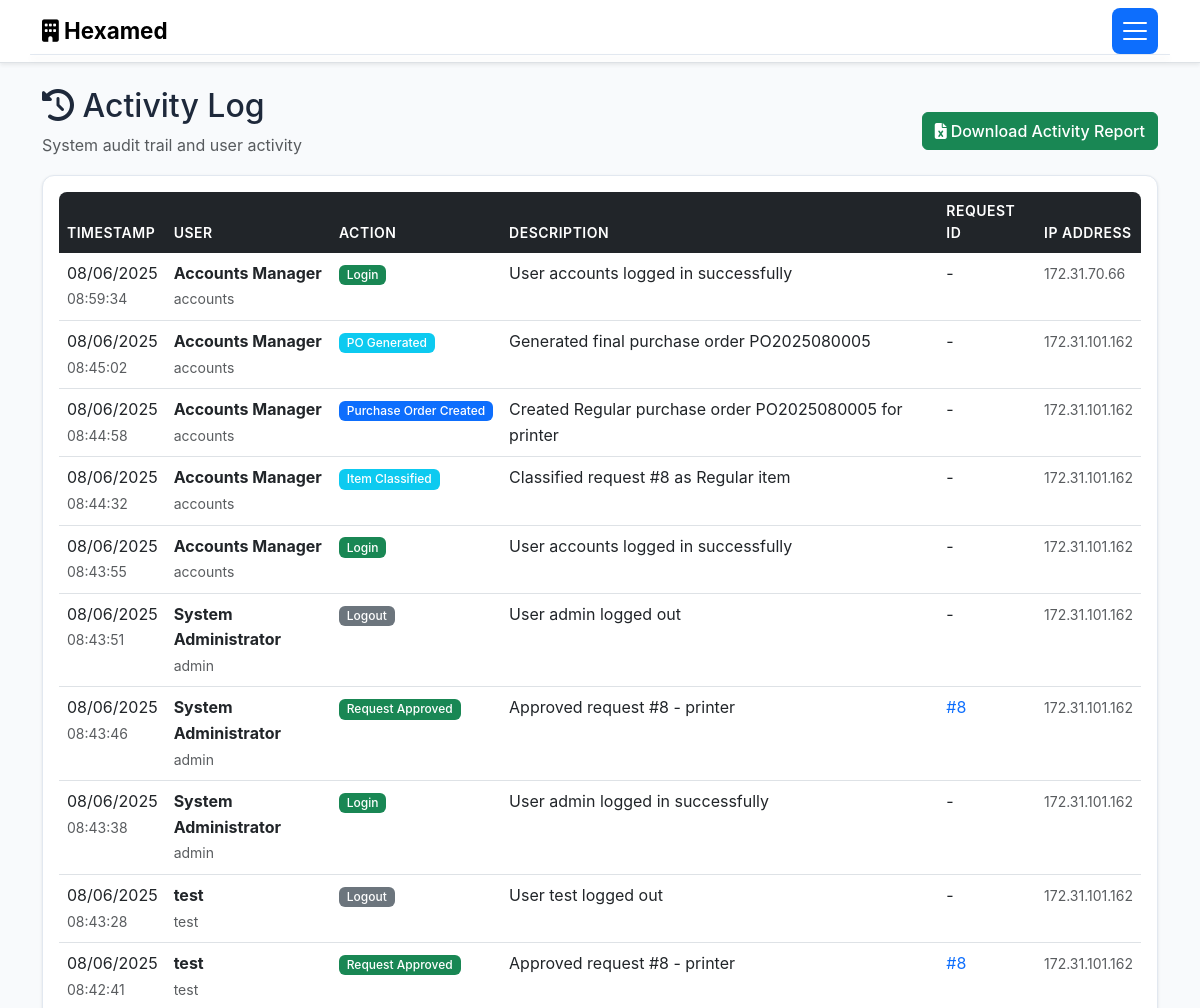
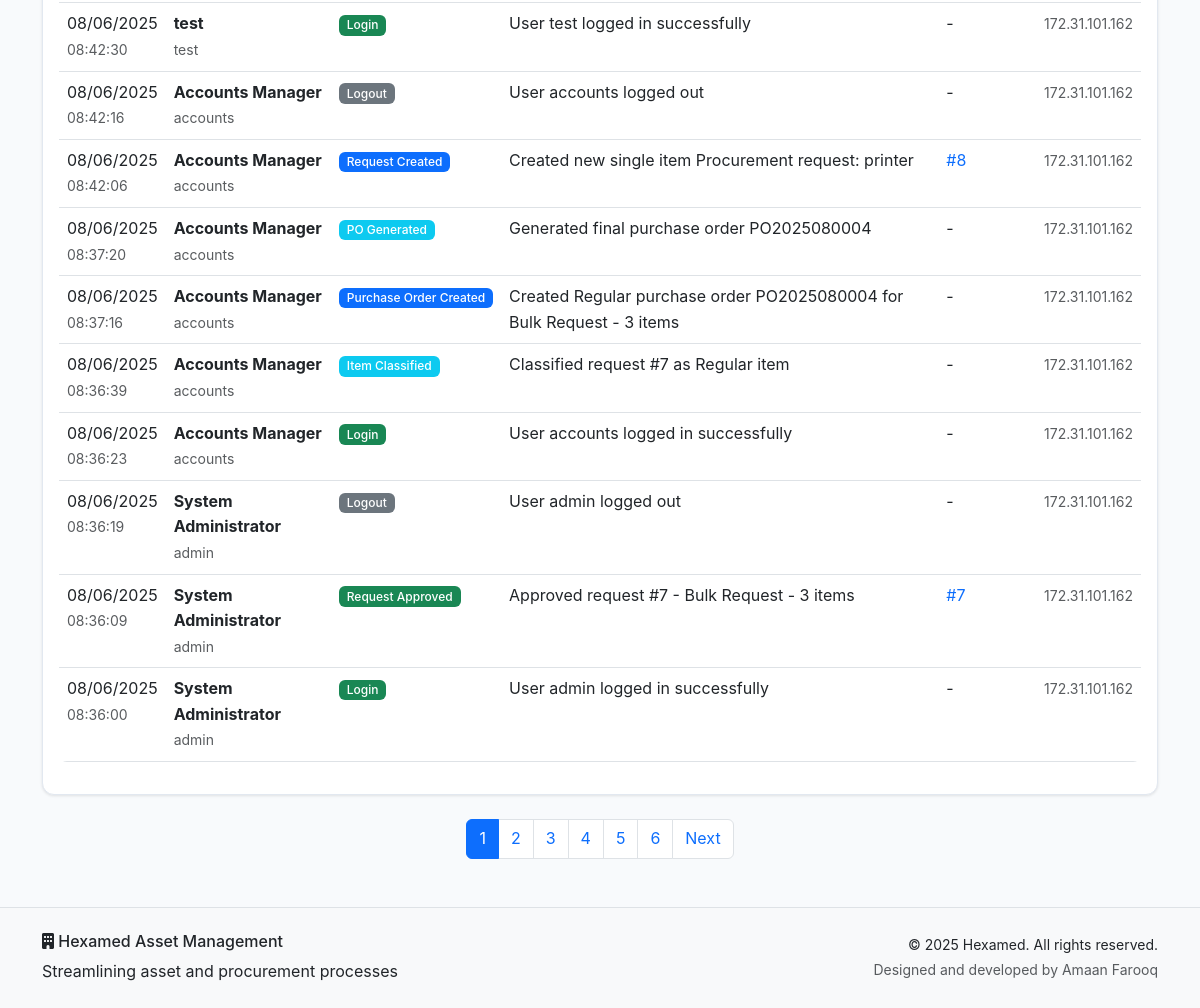
/activity (signed in), run on an earlier commit of the app's database (2 pictures, top to bottom).
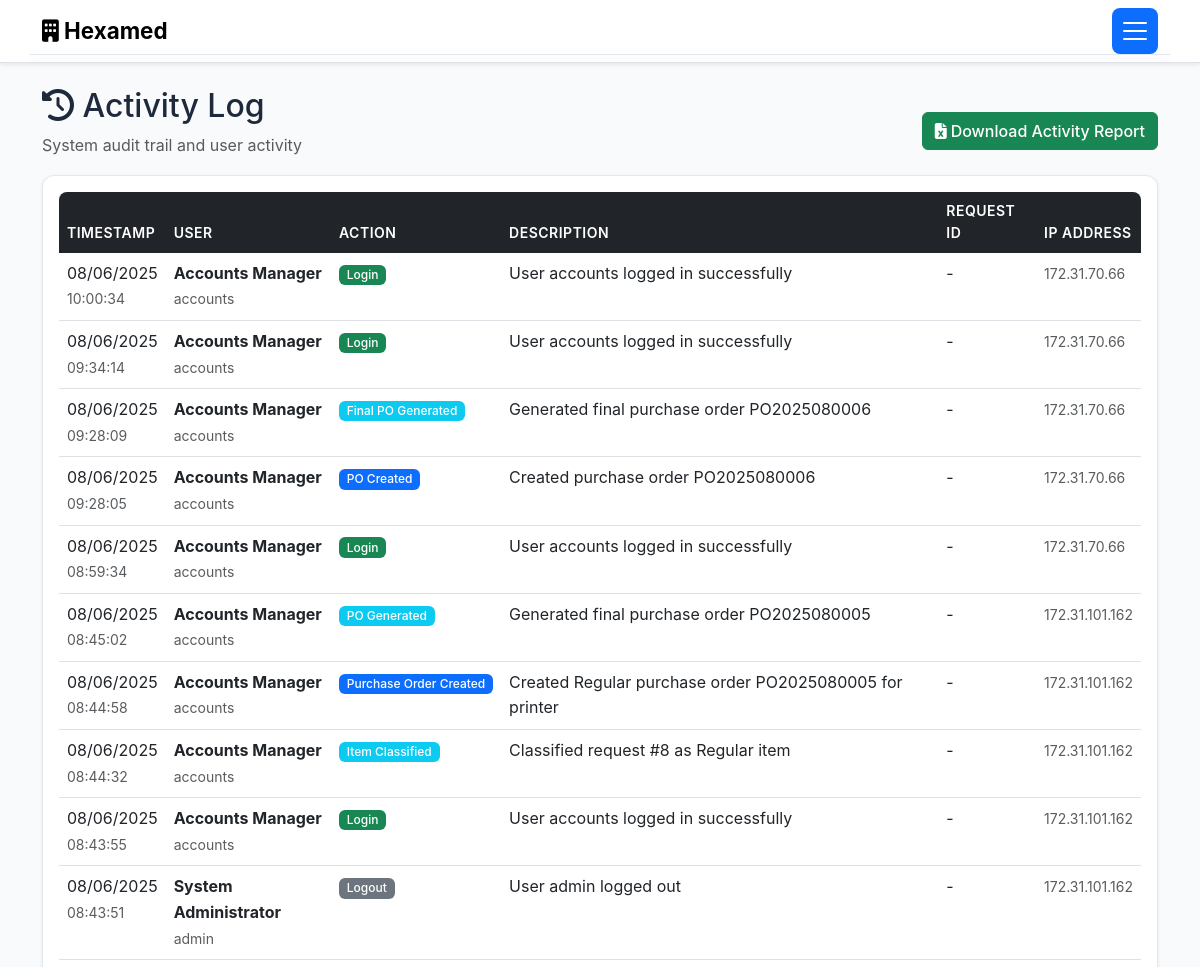
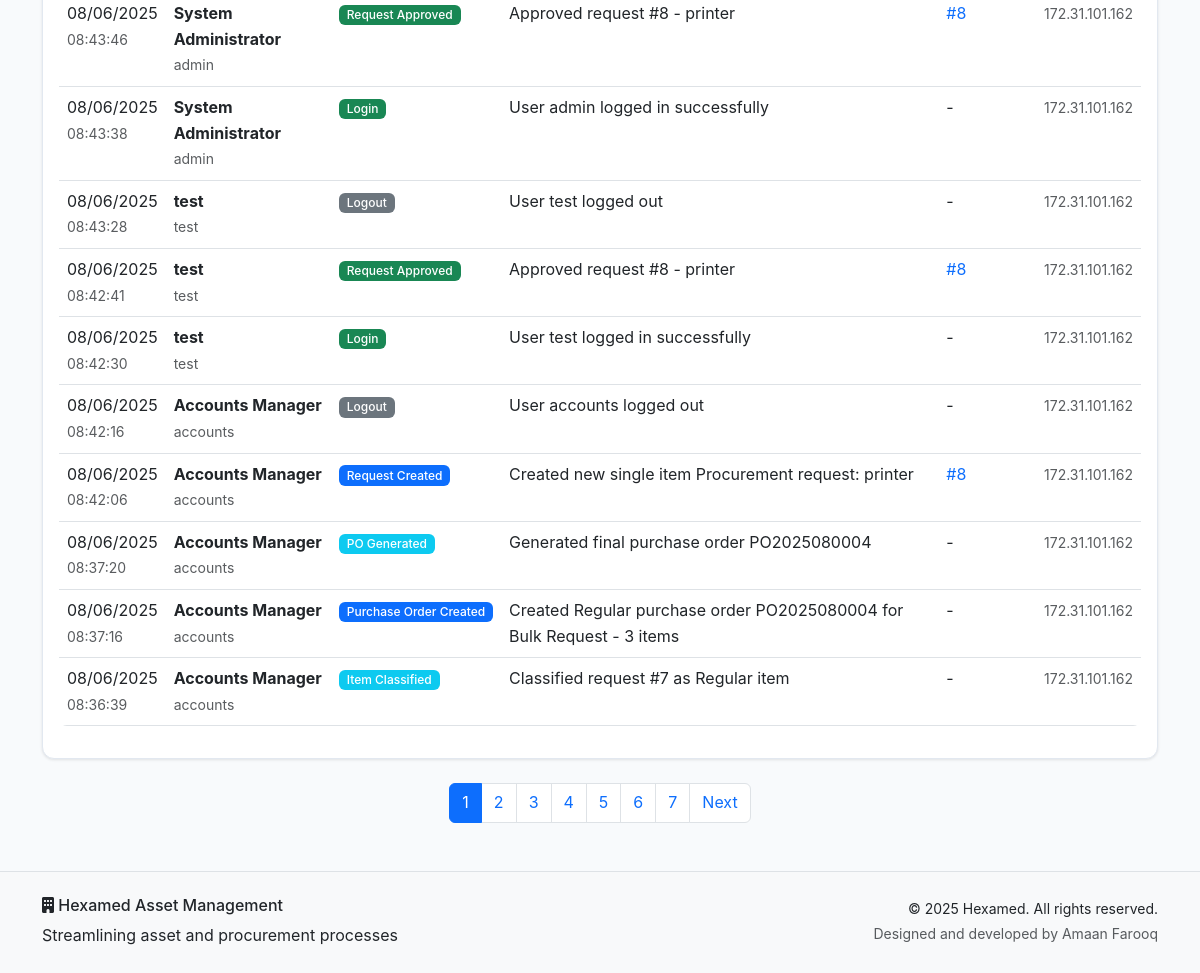
And on a later commit of the database (2 pictures, top to bottom).
### models.py (models this page shows, shortened)
class ActivityLog(db.Model):
    id = db.Column(db.Integer, primary_key=True)
    action = db.Column(db.String(100), nullable=False)
    description = db.Column(db.Text, nullable=False)
    timestamp = db.Column(db.DateTime, default=datetime.utcnow)
    ip_address = db.Column(db.String(45))
    user_id = db.Column(db.Integer, db.ForeignKey('user.id'), nullable=False)
    request_id = db.Column(db.Integer, db.ForeignKey('asset_request.id'), nullable=True)
    user = db.relationship('User', backref='activities')
    request = db.relationship('AssetRequest', backref='activities')

class User(db.Model):
    id = db.Column(db.Integer, primary_key=True)
    username = db.Column(db.String(80), unique=True, nullable=False)
    email = db.Column(db.String(120), unique=True, nullable=False)
    password_hash = db.Column(db.String(256), nullable=False)
    role = db.Column(db.String(50), nullable=False, default='User')
    full_name = db.Column(db.String(100), nullable=False)
    floor = db.Column(db.String(50))
    department = db.Column(db.String(100))
    created_at = db.Column(db.DateTime, default=datetime.utcnow)
    is_active = db.Column(db.Boolean, default=True)
    requests = db.relationship('AssetRequest', foreign_keys='AssetRequest.user_id', backref='requester', lazy=True)

### routes.py (the view)
    def decorated_function(*args, **kwargs):
        if 'user_id' not in session:
            flash('Please log in to access this page.', 'warning')
            return redirect(url_for('login'))
        return f(*args, **kwargs)

### routes.py (called while the page is built)
def require_login(f):
    def decorated_function(*args, **kwargs):
        if 'user_id' not in session:
            flash('Please log in to access this page.', 'warning')
            return redirect(url_for('login'))
        return f(*args, **kwargs)
    decorated_function.__name__ = f.__name__
    return decorated_function

@app.route('/activity')
@require_login
def activity_log():
    user = User.query.get(session['user_id'])
    page = request.args.get('page', 1, type=int)
    activities = ActivityLog.query.order_by(ActivityLog.timestamp.desc()).paginate(
        page=page, per_page=20, error_out=False)
    return render_template('activity.html', activities=activities, user=user)

### templates/activity.html (shortened to what the changed rows need)
{% extends "base.html" %}
{% block content %}
<div class="container my-4">
    <div class="row">
        <div class="col">
            <div class="d-flex justify-content-between align-items-center">
                <div>
                    <h2><i class="fas fa-history"></i> Activity Log</h2>
                </div>
            </div>
        </div>
    </div>
    {% if activities.items %}
    <div class="card">
        <div class="card-body">
            <div class="table-responsive">
                <table class="table table-hover">
                    <thead>
                        <tr>
                            <th>Timestamp</th>
                            <th>User</th>
                            <th>Action</th>
                            <th>Description</th>
                            <th>Request ID</th>
                            <th>IP Address</th>
                        </tr>
                    </thead>
                    <tbody>
                        {% for activity in activities.items %}
                        <tr>
                            <td>
                                <div>
                                    {{ activity.timestamp.strftime('%m/%d/%Y') }}
                                    <br><small class="text-muted">{{ activity.timestamp.strftime('%H:%M:%S') }}</small>
                                </div>
                            </td>
                            <td>
                                <div>
                                    <strong>{{ activity.user.full_name }}</strong>
                                    <br><small class="text-muted">{{ activity.user.username }}</small>
                                </div>
                            </td>
                            <td>
                                {% if 'Login' in activity.action %}
                                    <span class="badge bg-success">{{ activity.action }}</span>
                                {% elif 'Logout' in activity.action %}
                                    <span class="badge bg-secondary">{{ activity.action }}</span>
                                {% elif 'Created' in activity.action %}
                                    <span class="badge bg-primary">{{ activity.action }}</span>
                                {% elif 'Approved' in activity.action %}
                                    <span class="badge bg-success">{{ activity.action }}</span>
                                {% elif 'Rejected' in activity.action %}
                                    <span class="badge bg-danger">{{ activity.action }}</span>
                                {% elif 'Hold' in activity.action %}
                                    <span class="badge bg-warning">{{ activity.action }}</span>
                                {% else %}
                                    <span class="badge bg-info">{{ activity.action }}</span>
                                {% endif %}
                            </td>
                            <td>{{ activity.description }}</td>
                            <td>
                                {% if activity.request_id %}
                                    <a href="{{ url_for('view_requests') }}" class="text-decoration-none">
                                        #{{ activity.request_id }}
                                    </a>
                                {% else %}
                                    -
                                {% endif %}
                            </td>
                            <td>
                                <small class="text-muted">{{ activity.ip_address or '-' }}</small>
                            </td>
                        </tr>
                        {% endfor %}
                    </tbody>
                </table>
            </div>
        </div>
    </div>
    {% if activities.pages > 1 %}
    <nav class="mt-4">
        <ul class="pagination justify-content-center">
            {% for page_num in activities.iter_pages() %}
                {% if page_num %}
                    {% if page_num != activities.page %}
                        <li class="page-item">
                            <a class="page-link" href="{{ url_for('activity_log', page=page_num) }}">{{ page_num }}</a>
                        </li>
                    {% else %}
                        <li class="page-item active">
                            <span class="page-link">{{ page_num }}</span>
                        </li>
                    {% endif %}
                {% else %}
                    <li class="page-item disabled">
                        <span class="page-link">...</span>
                    </li>
                {% endif %}
            {% endfor %}
        </ul>
    </nav>
    {% endif %}
    {% endif %}
</div>
{% endblock %}

What changed in the data, as far as the page shows it:
no longer on this page (row unchanged): ActivityLog: timestamp "08/06/2025", timestamp "08:36:23", user.full_name "Accounts Manager", user.username "accounts", action "Login", description "User accounts logged in successfully", ip_address "172.31.101.162"
no longer on this page (row unchanged): ActivityLog: timestamp "08/06/2025", timestamp "08:36:19", user.full_name "System Administrator", user.username "admin", action "Logout", description "User admin logged out", ip_address "172.31.101.162"
no longer on this page (row unchanged): ActivityLog: timestamp "08/06/2025", timestamp "08:36:09", user.full_name "System Administrator", user.username "admin", action "Request Approved", description "Approved request #7 - Bulk Request - 3 items", request_id "7", ip_address "172.31.101.162"
no longer on this page (row unchanged): ActivityLog: timestamp "08/06/2025", timestamp "08:36:00", user.full_name "System Administrator", user.username "admin", action "Login", description "User admin logged in successfully", ip_address "172.31.101.162"
added ActivityLog: timestamp "08/06/2025", timestamp "10:00:34", user.full_name "Accounts Manager", user.username "accounts", action "Login", description "User accounts logged in successfully", ip_address "172.31.70.66"
added ActivityLog: timestamp "08/06/2025", timestamp "09:34:14", user.full_name "Accounts Manager", user.username "accounts", action "Login", description "User accounts logged in successfully", ip_address "172.31.70.66"
added ActivityLog: timestamp "08/06/2025", timestamp "09:28:09", user.full_name "Accounts Manager", user.username "accounts", action "Final PO Generated", description "Generated final purchase order PO2025080006", ip_address "172.31.70.66"
added ActivityLog: timestamp "08/06/2025", timestamp "09:28:05", user.full_name "Accounts Manager", user.username "accounts", action "PO Created", description "Created purchase order PO2025080006", ip_address "172.31.70.66"
Also different on the page:
new list line: "7"
